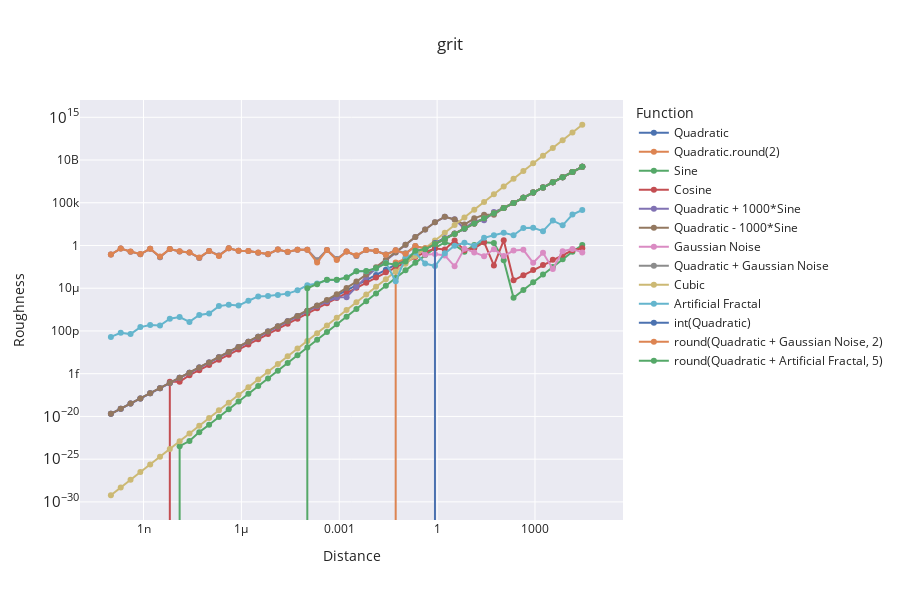

Notebook code for this chart:
### Code cell
# Assuming df is already defined with 'Distance' and other columns
grit = pd.DataFrame()
grit['Distance'] = df['Distance'].iloc[:].reset_index(drop=True)

# Loop through each column except 'Distance'
for column in df.columns[1:]:
    grit[column] = None

    l = df[column].to_numpy()  # Load column values into numpy array for efficiency
    dist = df['Distance'].to_numpy()  # Distances as numpy array

    # direct calculation of grit with slicing
    i = slice(1, - 1)
    next_i = slice(2, None)

    assert np.allclose(dist[next_i], 2 * dist[i]), "Distances are not geometrically spaced"

    grit_values = abs((l[0] - 2 * l[i] + l[next_i]) )#/ dist[i])

    # concat with None for first and last values
    grit_values = np.concatenate(([None], grit_values, [None]))

    # Adding calculated grit to DataFrame 
    grit[column] = grit_values

# Create a Plotly figure
fig = go.Figure()

# Plotting directly from grouped data
for column in grit.columns[1:]:  # Skipping the first column, which is 'Distance'
    fig.add_trace(go.Scatter(
        x=grit['Distance'],
        y=grit[column],
        mode='lines+markers',
        name=column,
    ))

# Set axis labels and title with adjusted figure dimensions
fig.update_layout(
    title=f'grit',
    xaxis_title='Distance',
    yaxis_title='Roughness',
    xaxis_type='log',
    yaxis_type='log',
    legend_title='Function',
    template='seaborn',
    height=600,
)


# Show the figure
fig.show()

grit
